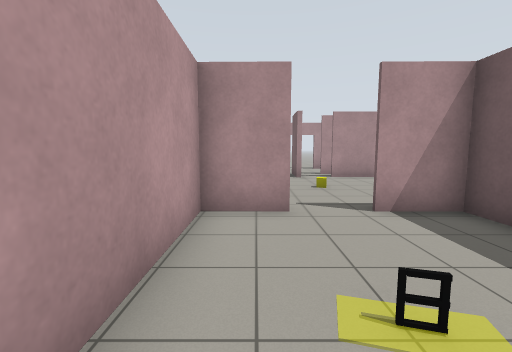
view 1 (above)

21 first-person views from a walk through a world built for the Gazebo simulator. The camera is 1.2 m above the floor, tilts 6° down and sees 90° across. The floor is counted in squares, 1 m on a side. Each view is taken from the middle of a square. On the plan, view 1 faces up. The plan holds only what a view shows up to about 12 squares ahead; the rest is blank.

view 2
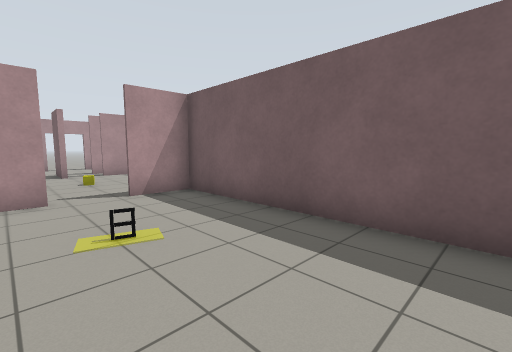

view 3
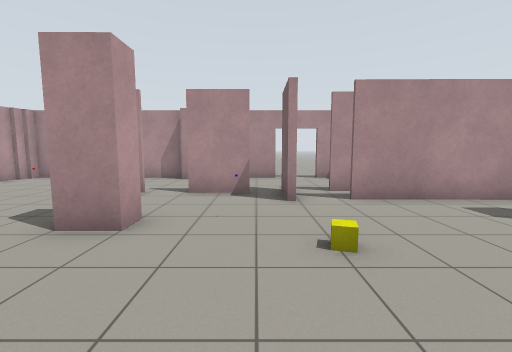

view 4
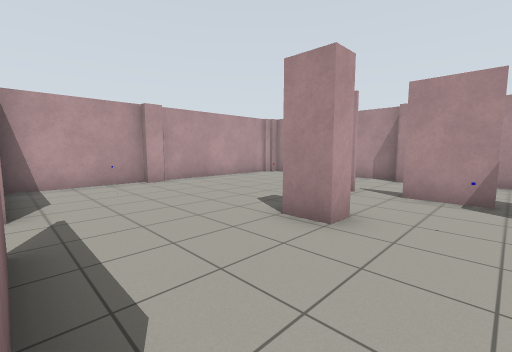

view 5
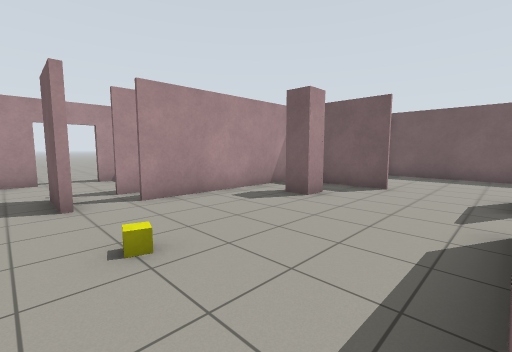

view 6
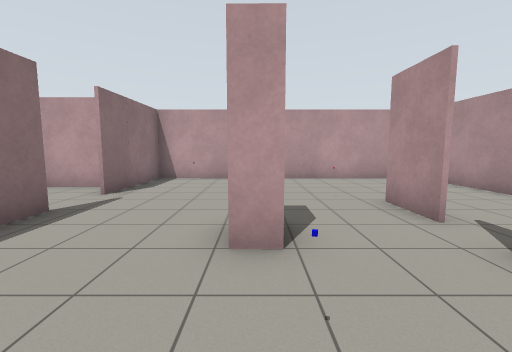

view 7
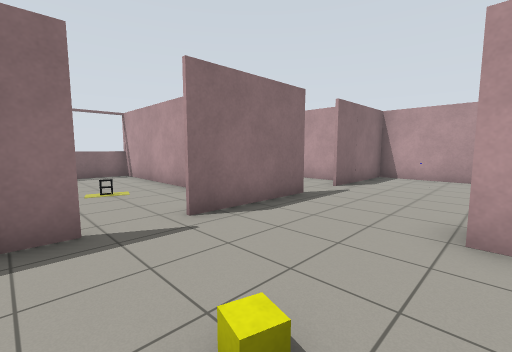

view 8
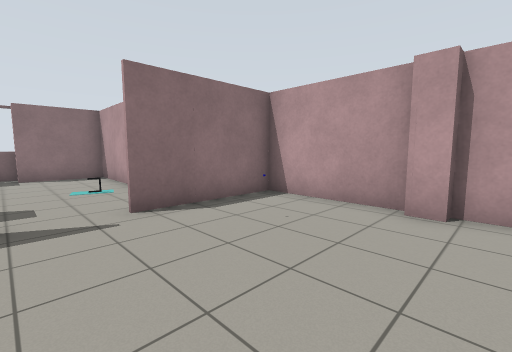

view 9
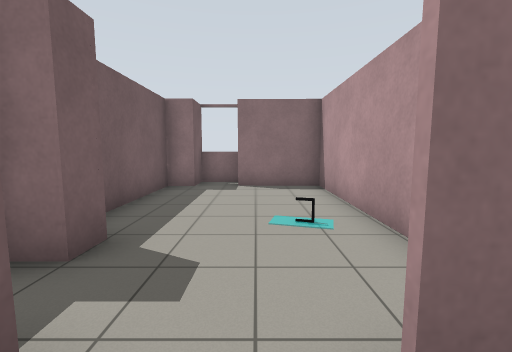

view 10
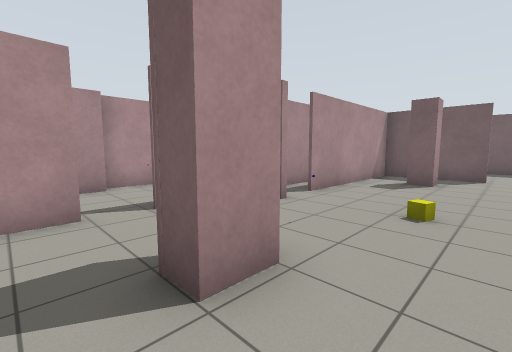

view 11
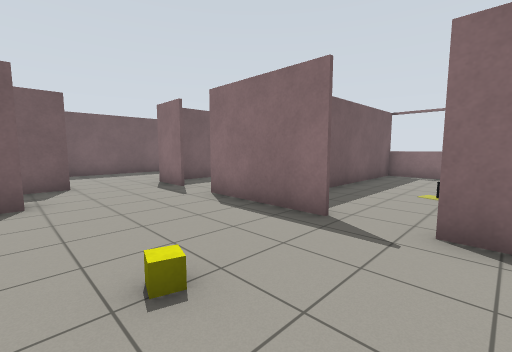

view 12
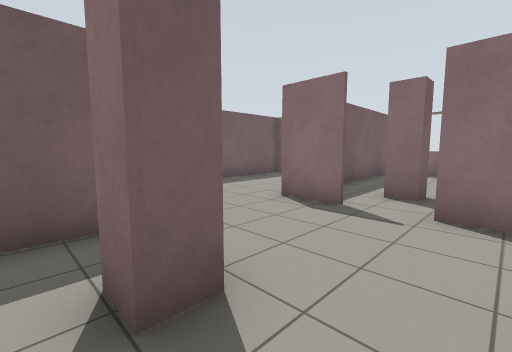

view 13
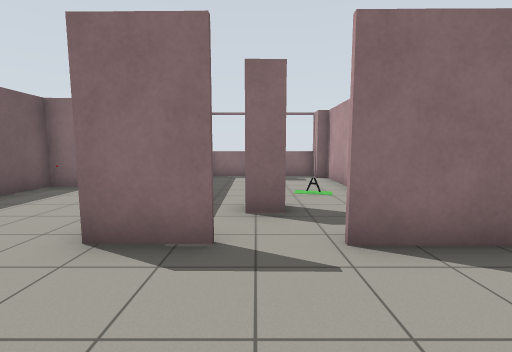

view 14
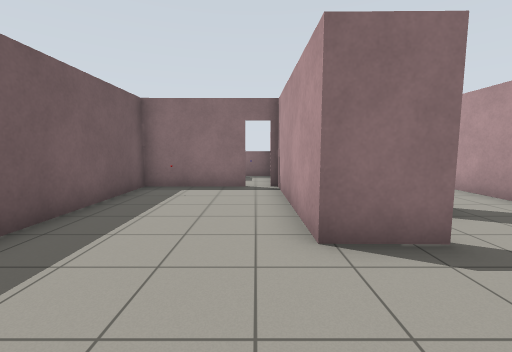

view 15
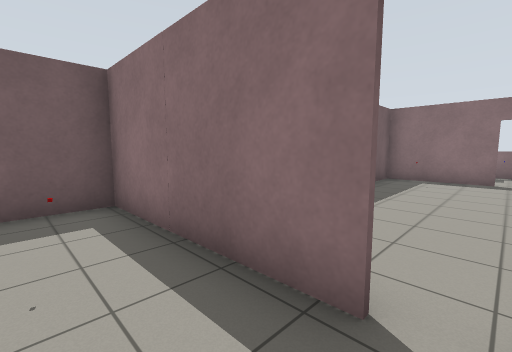

view 16
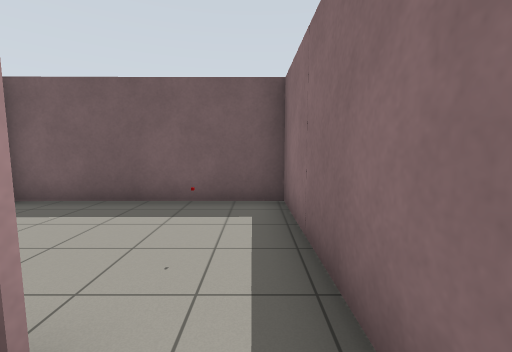

view 17
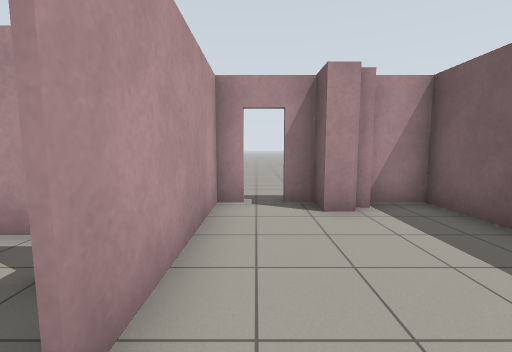

view 18
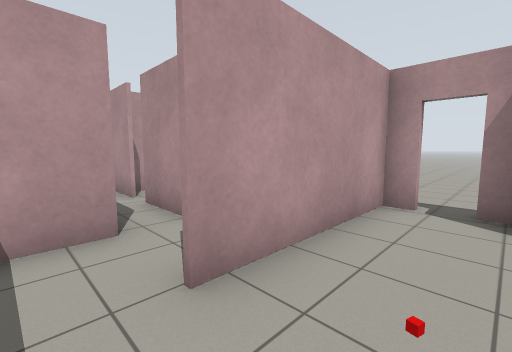

view 19
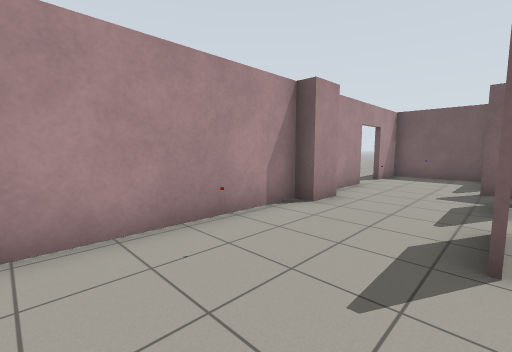

view 20
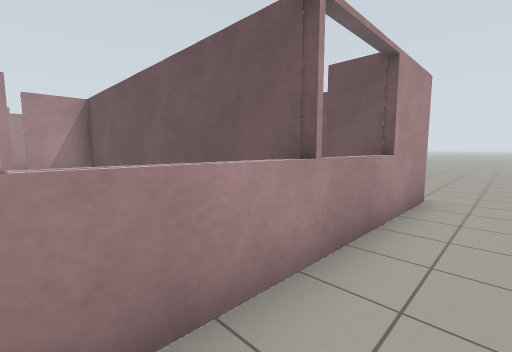

view 21
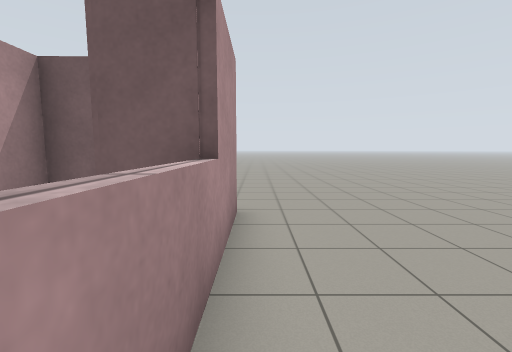

### Floor plan
Points are (right, up) in squares from view 1. A wall is a line through its corners. A room is listed if a view was taken in it or the views show most of it. See-through windows are left out.
Room 1 (views 1, 2)
walls: (0.8, 4.8) (-1.1, 4.9) (-1, -3.6); (-1.1, -3.3) (3.9, -3.4); (3.9, -3.6) (4, 4.8) (2.3, 4.8)
ways out: opening at (1.5, 5) to room 2
objects: other object (1, 2)
Room 2 (views 3, 4, 5, 6, 7, 8, 9, 10, 11, 12, 13, 19)
walls: (-1.1, 9.4) (-1.1, 8.7) (-2, 8.7) (-2, 9.4); (-2.1, 12) (-3.9, 12); (0.9, 12) (-0.9, 12); (1.7, 10.8) (1.8, 12.5); (-0.8, 15.1) (-1.8, 15.2) (-1.8, 15.7) (-8.3, 15.7) (-8.3, 15); (-3, 5) (0.7, 5); (2.2, 4.9) (5.9, 4.9); (1.9, 15.7) (-0.9, 15.7); (5.3, 12.7) (5.3, 15.7) (3.5, 15.7); (6.4, 12.3) (3.1, 12.3); (7.4, 8.7) (6.7, 8.7) (6.6, 9.5) (7.5, 9.5); (-8.5, 15.1) (-8.5, 9.3) (-8.1, 9.3) (-8.1, 8.6) (-8.5, 8.6) (-8.5, 5) (-4.6, 5); (7.5, 4.9) (9.2, 4.9); (9.1, 7.5) (9.1, 11) (3.2, 11)
ways out: opening at (1.5, 5) to room 1; opening at (9, 6.5) to room 3; opening at (6.5, 5) to room 6; opening at (-3.5, 5) to room 7; open door at (2.5, 16); gap at (-1.5, 12); gap at (1, 12); gap at (3, 12)
objects: yellow box (2, 8)
Room 3 (view 14)
walls: (9.2, 4.9) (9.2, -0.2); (10.3, -0.2) (13.6, -0.2); (13.6, 0.1) (13.5, 9)
ways out: opening at (9, 6.5) to room 2; open door at (10, 9) to room 4; open door at (10, 0)
Room 4 (views 15, 16, 17, 18)
walls: (14, 14.9) (13.4, 14.9) (13.4, 15.8); (10.6, 9.3) (15.9, 9.3) (15.8, 15.7) (12.6, 15.7); (9.2, 11.2) (9.2, 9.9); (11.7, 15.7) (11.1, 15.7) (11.1, 11)
ways out: open door at (10, 9) to room 3; open door at (12, 16)
objects: red box (13, 11)
Room 5 (views 20, 21)
walls: (13.8, -3.6) (6.9, -3.6)
Room 6 (no view inside)
walls: (6.4, 2.5) (6.4, 3.4) (7.3, 3.4); (6.8, 2.5) (6.8, 3.2); (4.1, 2.2) (4, -2.5); (9.1, -3.7) (9.1, 4.8) (7.5, 4.8)
low walls: (7.2, -3.4) (8.9, -3.4); (4.4, -3.4) (5.7, -3.4)
ways out: opening at (6.5, 5) to room 2
objects: other object (5, 1)
Room 7 (no view inside)
walls: (-2, 2.6) (-2, 3.4) (-1.4, 3.4); (-6.1, 4.2) (-6.1, -2.3) (-3.3, -2.3); (-2.1, -2.4) (-1.1, -2.4) (-1.2, 1.3)
low walls: (-3.6, -3.3) (-2.1, -3.3)
ways out: opening at (-3.5, 5) to room 2
objects: other object (-5, 2)

Positions as (right, up) in squares from view 1, and headings:
1: (0, 0), facing up
2: (0, -2), facing up-right
3: (1, 5), facing up
4: (1, 5), facing up-left
5: (1, 5), facing up-right
6: (2, 9), facing left
7: (3, 9), facing down-left
8: (-3, 10), facing down-left
9: (-4, 6), facing down
10: (-3, 7), facing up-right
11: (0, 9), facing down-right
12: (5, 10), facing down-right
13: (7, 8), facing down
14: (10, 8), facing down
15: (10, 11), facing down-right
16: (10, 10), facing right
17: (12, 10), facing up
18: (13, 10), facing up-left
19: (-7, 12), facing up-right
20: (7, -5), facing up-right
21: (9, -4), facing right
